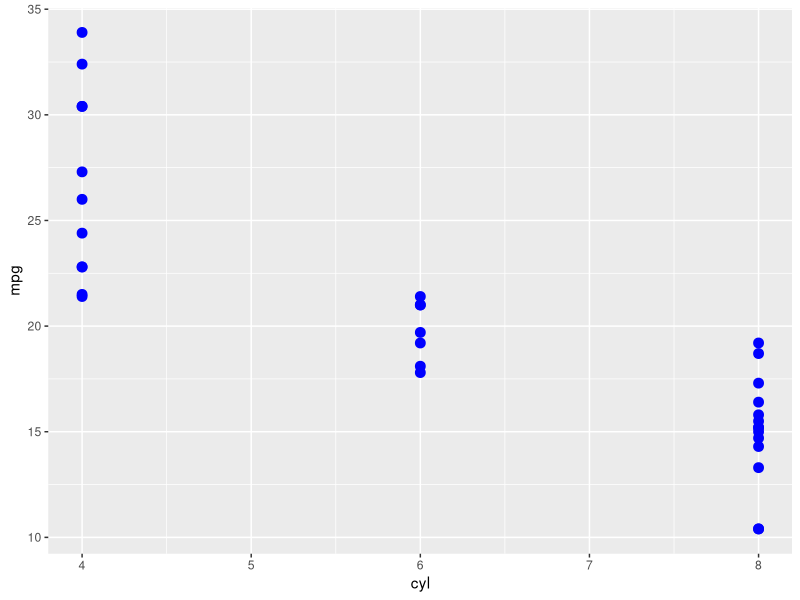

This figure's R source:
## ---- chunk 1
library(tidyverse)
# Defining an object (<-)
d1 <- 2 + 4
d1
## ---- chunk 2
#data()
# Using built-in datasets in R
data(mtcars) # load mtcars

# create an object
my.data <- mtcars
# Inspect it
head(my.data)
## ---- chunk 3
# Numeric vector
numbers <- c(1, 2, 3, 4, 5)
numbers
class(numbers)

# Character vector
names <- c("Alice", "Bob", "Charlie")
class(names)
## ---- chunk 4
data(mtcars) # load mtcars

# create an object
my.data <- mtcars
class(my.data)
## ---- chunk 5
class(d1)

# Numeric (decimal)
num <- 3.14
num2 <- 56 # R treats all numbers without a decimal as numeric by default

class(num)
class(num2)

# Integer
int <- as.integer(num)
class(int)

int <- 56L # L tells R to store this as an integer
class(int)

x <- 89
x <- 289

# Character (text)
char_var <- "welcome"

# Logical (TRUE/FALSE)
log_var <- TRUE

# Factor (categorical)
fact_var <- factor(c("green", "blue", "red"))

# variables type in my.data
class(my.data$hp)
class(my.data$mpg)
## ---- chunk 6
# Function: sum()
# Inputs: numbers
# Action: adds them together
# Output: the total
sum(4, 7, 10)
result <- sum(4, 7, 10)
result
## ---- chunk 7
# Function: as.numeric()
# Inputs: char_nums
# Action: convert to numeric
# Output: num_nums

# Convert a character vector to numeric
char_nums <- c("1", "2", "3", "4")
class(char_nums)

# Convert to numeric
num_nums <- as.numeric(char_nums)
class(num_nums)
## ---- chunk 8
# Define a function that doubles a number
double_it <- function(x) {
  x * 2
}

# Use the function
double_it(4576)
## ---- chunk 9
# Functions with multiple arguments
# Load ggplot2 package (install first if you don't have it)
library(ggplot2)

# Use the built-in dataset 'mtcars'
# We'll plot miles per gallon (mpg) vs number of cylinders (cyl)
ggplot(data = mtcars,              # Required argument: dataset
       mapping = aes(x = cyl, y = mpg)) +  # Required: aesthetics
  geom_point(color = "blue", size = 3)     # Optional arguments inside geom_point()
## ---- chunk 10
# Find the average mpg of cars with 6 cylinders
mean(subset(my.data, cyl == 6)$mpg)
## ---- chunk 11
my.data %>%
  filter(cyl == 6) %>%
  pull(mpg) %>%
  mean()

# save the avg mpg as an object
avg.mpg <- mtcars %>%
  filter(cyl == 6) %>%
  pull(mpg) %>%
  mean()

class(avg.mpg)
